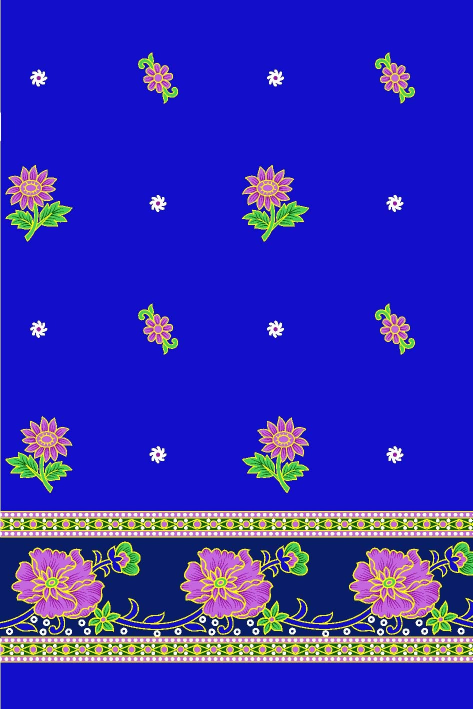
#> input picture training_data/000.jpeg, 945 x 1417 px (shown at 1/2 size)
$ jupyter execute app.ipynb
#> lines starting #> are read from the running program, lines starting #| are printed output that depends on the picture
#> the answer given: ../training_data/000.jpeg
#> in main, image is the input picture: PIL image 945x1417 RGB; mean R, G, B 48.4, 42, 181.9
[cell 1]
import matplotlib.pyplot as plt
from PIL import Image
import numpy as np
from collections import Counter
from IPython.display import display

# Helper functions
def calculate_color_distribution(image):
    """Calculate the color distribution in an image."""
    # Resize image to reduce complexity
    image = image.resize((100, 100))
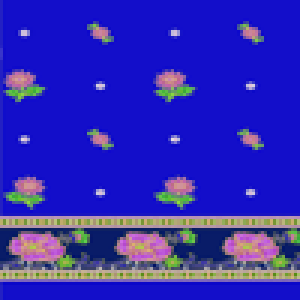
#> image: PIL image 100x100 RGB (shown 3 times larger); mean R, G, B 48.4, 42, 181.9
    pixels = np.array(image).reshape(-1, 3)

    # Convert to tuples for color counting
    pixels = [tuple(p) for p in pixels]
#> pixels = 10000 items, first 6: (35, 32, 195), (16, 13, 203), (19, 14, 202), (19, 14, 202), (19, 14, 202), (19, 14, 202)
    counter = Counter(pixels)
#> counter = 2845 items

    # Normalize to get proportions
    total_pixels = sum(counter.values())
#> total_pixels = 10000
    proportions = {color: count / total_pixels for color, count in counter.items()}
#> proportions = 2845 items
    return proportions

def estimate_cost(color_proportions):
    """Estimate cost based on color proportions."""
    cost_per_color = {
        "red": 10,
        "green": 8,
        "blue": 6,
        "other": 5  # Default cost for less common colors
    }
    total_cost = 0

    for color, proportion in color_proportions.items():
        if color[0] > color[1] and color[0] > color[2]:  # Dominantly red
            cost = cost_per_color["red"]
        elif color[1] > color[0] and color[1] > color[2]:  # Dominantly green
            cost = cost_per_color["green"]
        elif color[2] > color[0] and color[2] > color[1]:  # Dominantly blue
            cost = cost_per_color["blue"]
        else:
            cost = cost_per_color["other"]

        total_cost += cost * proportion

    return total_cost

# Jupyter Notebook UI
def main():
    print("Upload an image to analyze its color distribution and dye proportions.")

    # Image upload (path-based for Jupyter Notebooks)
    image_path = input("Enter the path to your image file: ")

    try:
        image = Image.open(image_path).convert('RGB')
    except Exception as e:
        print("Error loading image:", e)
        return

    # Display the uploaded image
    display(image)

    # Calculate color distribution
    color_distribution = calculate_color_distribution(image)
#> color_distribution = 2845 items

    # Display color distribution as a pie chart
    print("\nColor Distribution:")
    colors = list(color_distribution.keys())
#> colors = 2845 items, first 6: (35, 32, 195), (16, 13, 203), (19, 14, 202), (18, 14, 203), (16, 9, 205), (17, 11, 204)
    proportions = list(color_distribution.values())
#> proportions = 2845 values, max 0.618 at index 2, min 0.0001 at index 7, mean 0.000351

    fig, ax = plt.subplots()
    ax.pie(proportions, labels=[f"{color}" for color in colors],
           autopct='%1.1f%%', colors=[np.array(color) / 255 for color in colors])
    ax.axis('equal')  # Equal aspect ratio ensures that pie is drawn as a circle
    plt.show()

    # Estimate and display the cost
    total_cost = estimate_cost(color_distribution)
    print(f"\nThe estimated dyeing cost for this image is: ${total_cost:.2f}")

if __name__ == "__main__":
    main()
#> (the call stopped at in main, `fig, ax = plt.subplots()`: IPython is not available in this run)


$ run again, on training_data/002.jpeg
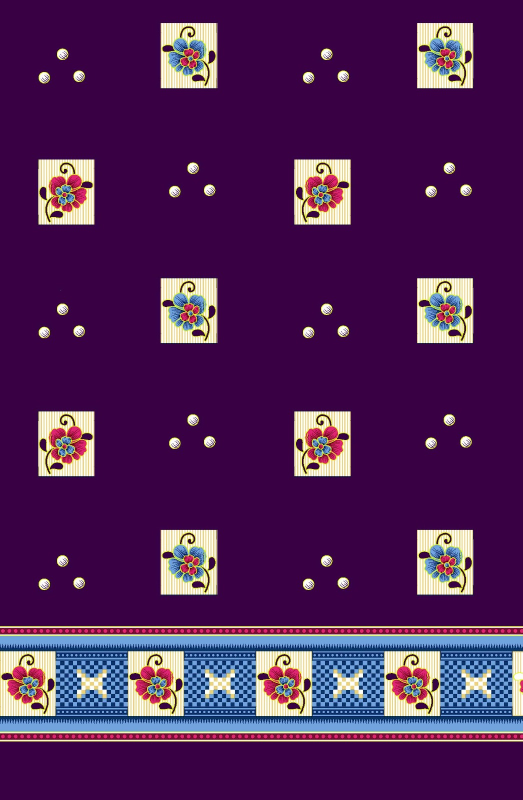
#> input picture training_data/002.jpeg, 1045 x 1600 px (shown at 1/2 size)
#> in main, image is the input picture: PIL image 1045x1600 RGB; mean R, G, B 80.5, 36.1, 88.5
#> in calculate_color_distribution, `image = image.resize((100, 100))`:
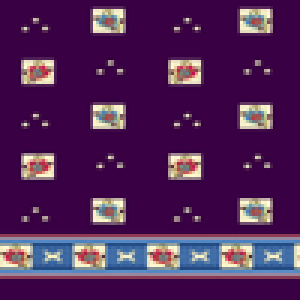
#> image: PIL image 100x100 RGB (shown 3 times larger); mean R, G, B 80.5, 36.5, 88.5
#> pixels = 10000 items, first 6: (57, 0, 68), (57, 0, 68), (57, 0, 68), (57, 0, 68), (57, 0, 68), (57, 0, 68)
#> counter = 2204 items
#> total_pixels = 10000
#> in calculate_color_distribution, `proportions = {color: count / total_pixels for color, count in counter..`: proportions = 2204 items
#> colors = 2204 items, first 6: (57, 0, 68), (56, 0, 67), (53, 0, 65), (55, 0, 67), (64, 10, 73), (87, 39, 90)
#> in main, `proportions = list(color_distribution.values())`: proportions = 2204 values, max 0.619 at index 0, min 0.0001 at index 4, mean 0.000454

$ run again, on training_data/003.jpeg
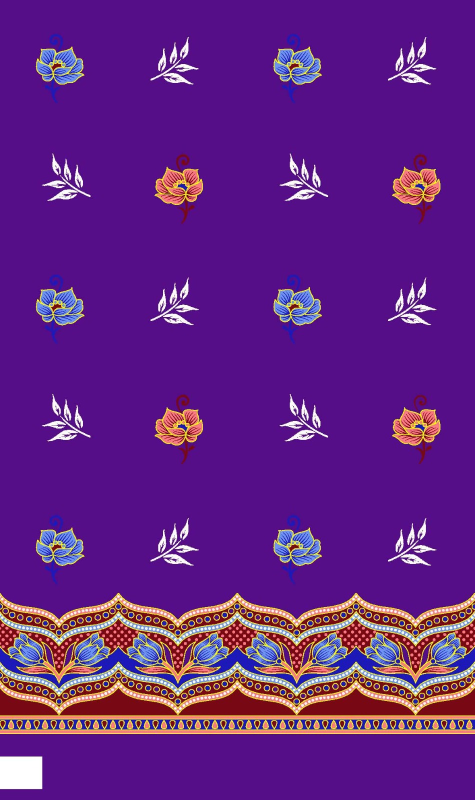
#> input picture training_data/003.jpeg, 950 x 1600 px (shown at 1/2 size)
#> in main, image is the input picture: PIL image 950x1600 RGB; mean R, G, B 100.9, 36, 132.1
#> in calculate_color_distribution, `image = image.resize((100, 100))`:
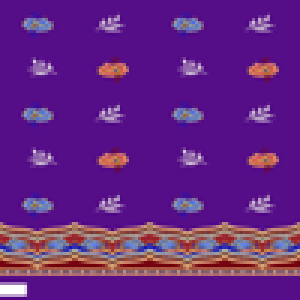
#> image: PIL image 100x100 RGB (shown 3 times larger); mean R, G, B 100.9, 36, 132.1
#> pixels = 10000 items, first 6: (85, 14, 136), (85, 14, 136), (85, 14, 136), (85, 14, 136), (85, 14, 136), (85, 14, 136)
#> counter = 2725 items
#> total_pixels = 10000
#> in calculate_color_distribution, `proportions = {color: count / total_pixels for color, count in counter..`: proportions = 2725 items
#> colors = 2725 items, first 6: (85, 14, 136), (86, 14, 135), (86, 14, 136), (84, 12, 135), (85, 13, 136), (85, 12, 136)
#> in main, `proportions = list(color_distribution.values())`: proportions = 2725 values, max 0.63 at index 0, min 0.0001 at index 6, mean 0.000367
